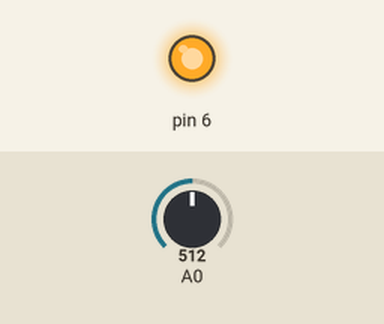
Recording of a sketch running on a simulated Arduino Uno, built with avr-gcc and run on an emulated ATmega328P. On the bench: output pins drawn as LEDs (lit = HIGH). Inputs (shaded band) come from the test bench; at power-on: A0 = 512.

Above: at 2.8 s.
2.9 s: A0 set to 308
8.9 s: A0 set to 284
At 10.3 s:
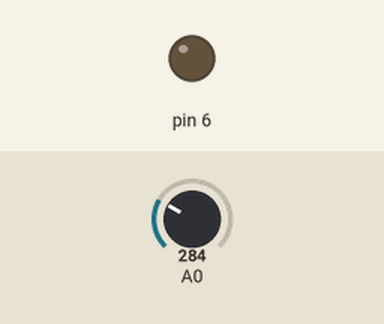
11.6 s: A0 set to 306
At 12.7 s:
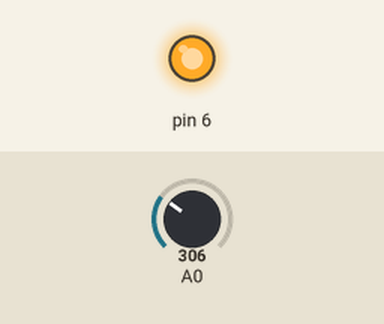
17.1 s: A0 set to 290
At 18.5 s:
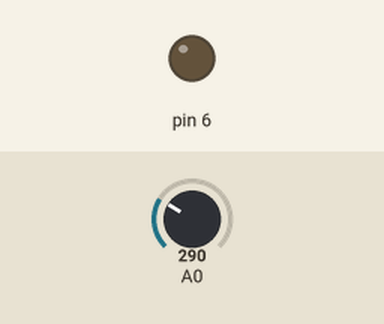
Timing chart, 0 to 20.1 s (numbered marks = the images above; inputs shaded):
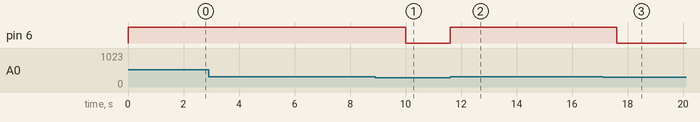

Measured:
- the behaviour switches between 301 and 300 on A0 (found by bisection; images 0 and 1)
- after the input at 8.9 s, pin 6: HIGH → LOW after 1.1 s
- after the input at 11.6 s, pin 6: LOW → HIGH at once
- after the input at 17.1 s, pin 6: HIGH → LOW after 0.50 s

The sketch:

chapter8-list6.ino
```cpp
void loop() {
  int sound = analogRead(0);

  if (sound > 300) {
    analogWrite(6, 255);
    delay(2000);
    analogWrite(6, 0);
  }
}
```
